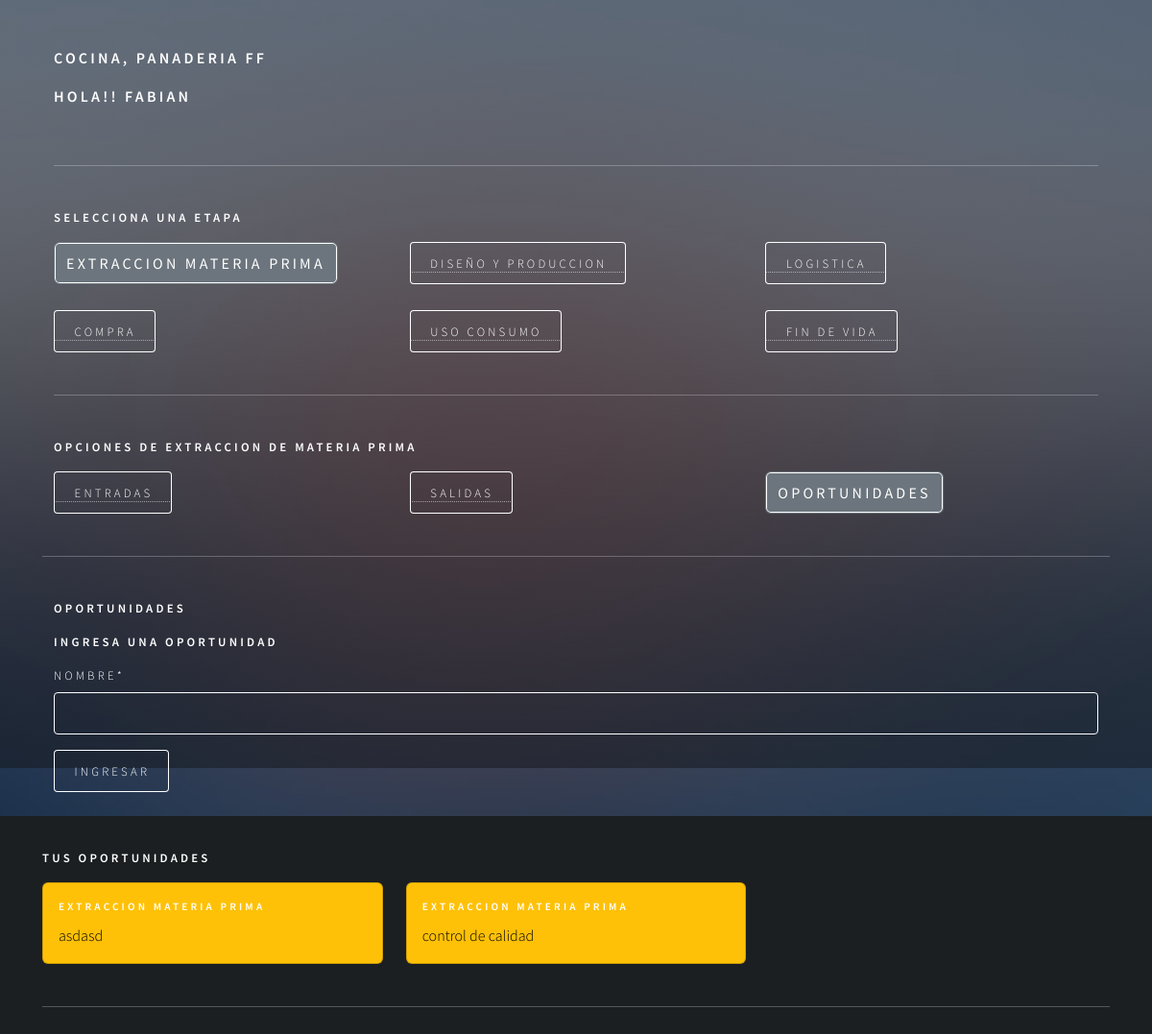
The page /agregar_oportunidad_extraccion (signed in) on the database its author committed.
### app/models.py (models this page shows, shortened)
class RegistroTrabajador(models.Model):
    id_registro = models.AutoField(primary_key=True)
    id_usuario = models.ForeignKey(Usuario, on_delete=models.CASCADE)
    descripcion = models.TextField(max_length=160)
    id_area = models.ForeignKey(AreaEmpresa, on_delete=models.CASCADE)

class AreaEmpresa(models.Model):
    id_area = models.AutoField(primary_key=True)
    nombre  = models.CharField(max_length=20)
    productos = models.CharField(max_length=50)
    id_empresa = models.ForeignKey(Empresa, on_delete=models.CASCADE)
    def nombre_area(self):
        return "{}, {}". format(self.nombre, self.id_empresa)
    def __str__(self):
        return self.nombre_area()

class Empresa(models.Model):
    id_empresa = models.AutoField(primary_key=True)
    nombre  = models.CharField(max_length=20)
    def __str__(self):
        return self.nombre

class Oportunidades(models.Model):
    id_entrada = models.AutoField(primary_key=True)
    nombre  = models.CharField(max_length=50)
    fecha = models.DateTimeField(auto_now_add=True)
    etapa = models.ForeignKey(Etapa, on_delete=models.CASCADE)
    usuario =models.ForeignKey(Usuario, on_delete=models.CASCADE)

class Etapa(models.Model):
    id_etapa = models.AutoField(primary_key=True)
    nombre  = models.CharField(max_length=50)
    fecha_inicio  = models.DateField()
    fecha_termino  = models.DateField()
    area = models.ForeignKey(AreaEmpresa, on_delete=models.CASCADE)
    ciclo = models.ForeignKey(CicloArea, on_delete=models.CASCADE)
    activo = models.BooleanField()
    def __str__(self):
        return self.nombre

### user/models.py (models this page shows, shortened)
class Usuario(AbstractUser):
    telefono = models.IntegerField(null=True)

### app/views.py (the view, shortened to what this page needs)
# urls.py: path('agregar_oportunidad_extraccion', agregarOportunidadExtraccion, name="agregar_oportunidad_extraccion"),
def agregarOportunidadExtraccion(request):
    if request.user.is_authenticated:
        registros = RegistroTrabajador.objects.filter(id_usuario=request.user)
        etapa = Etapa.objects.values_list("id_etapa", flat=True).filter(nombre="Extraccion materia prima")
        oportunidades = Oportunidades.objects.filter(usuario=request.user)
        data = {
            'form': OportunidadForm(),
            'registros': registros,
            'oportunidad': oportunidades
        }
        return render(request,'autodiagnostico/extraccion/oportunidad/agregar_oportunidad.html', data)
    else:
        return render(request, 'autodiagnostico/extraccion/oportunidad/agregar_oportunidad.html')

### app/forms.py
class OportunidadForm(forms.ModelForm):
    class Meta:
        model = Oportunidades
        fields = 'nombre',

### app/templates/autodiagnostico/extraccion/oportunidad/agregar_oportunidad.html (shortened to what this page needs)
{% extends 'autodiagnostico/extraccion/home_extraccion.html' %}
{% load static %}
{% load crispy_forms_tags %}
{% block extraccion %}
<div class="container">
    <h4>Oportunidades</h4>
    <form action="" method="post">
        <h4>Ingresa una oportunidad</h4>
        {{form | crispy}}
        <div>
            <input type="submit" class="btn btn-primary" value="ingresar">
        </div>
    </form>
</div>
<br>
<h4>Tus Oportunidades</h4>
<div class="row row-cols-1 row-cols-md-3 g-4">
    {% for p in oportunidad %}
    {% if p.etapa.nombre == "Extraccion materia prima" %}
        <div class="col">
            <div class="card text-bg-warning">
                <div class="card-body">
                    <h5 class="card-title">{{p.etapa}}</h5>
                    <p class="card-text">{{p.nombre}}</p>
                </div>
            </div>
        </div>
    {% endif %}
    {% endfor %}
</div>
{% endblock extraccion %}

### app/templates/autodiagnostico/auto_diagnostico.html (shortened to what this page needs)
{% load static %}
<!DOCTYPE HTML>
<html>
<head>
    <link href="https://cdn.jsdelivr.net/npm/bootstrap@5.2.0/dist/css/bootstrap.min.css" rel="stylesheet"
>
    <link rel="stylesheet" href="{% static 'css/main.css' %}" />
</head>
<body class="is-preload">
    <div id="wrapper">
        <div class="container-sm">
            {% if user.is_authenticated %}
            {% if registros %}
            <div class="container-sm">
                <div class="row">
                    {% for p in registros %}
                    <h3>{{p.id_area}}</h3>
                    {% endfor %}
                    <h3>Hola!! {{user.username}}</h3>
                </div>
                <hr>
                <h4>Selecciona una Etapa</h4>
                <div class="row">
                    <div class="col">
                        <a href="{% url 'extraccion_materiaPrima' %}"><button type="button" id="extraccion">Extraccion Materia Prima</button></a>
                    </div>
                    <div class="col">
                        <a href="{% url 'diseño_Produccion' %}"><button type="button" id="diseño">Diseño y produccion</button></a>
                    </div>
                    <div class="col">
                        <a href="{% url 'logistica' %}"><button type="button" id="logistica">Logistica</button></a>
                    </div>
                </div>
                <br>
                <div class="row">
                    <div class="col">
                        <a href="{% url 'compra' %}"><button type="button" id="compra">Compra</button></a>
                    </div>
                    <div class="col">
                        <a href="{% url 'uso_consumo' %}"><button type="button" id="uso">Uso consumo</button></a>
                    </div>
                    <div class="col">
                        <a href="{% url 'fin_vida' %}"><button type="button" id="fin">Fin de vida</button></a>
                    </div>
                </div>
                <hr>
            </div>
            {% block body %}{% endblock %}
            {% else %}
            <h1>Registra la empresa y el area a la que perteneces!!!!</h1>
            <a href="{% url 'agregar_Area' user.id  %}"><button type="button">Aqui</button></a>
            {% endif %}
            {% else %}
            <h1>Inicia Session</h1>
            <p>Para acceder a tu Auto Diagnostico </p>
            <a href="{% url 'login'  %}"><button type="button">Inicia Session</button></a>
            {% endif %}
            <hr>
            </div>
        </div>
        <br>
        <br>
    <div id="bg"></div>
</body>
</html>

### rows shown on the page
RegistroTrabajador: id_area "COCINA, PANADERIA FF"
Usuario: username "FABIAN"
Oportunidades: etapa "EXTRACCION MATERIA PRIMA", nombre "asdasd"
Oportunidades: etapa "EXTRACCION MATERIA PRIMA", nombre "control de calidad"
